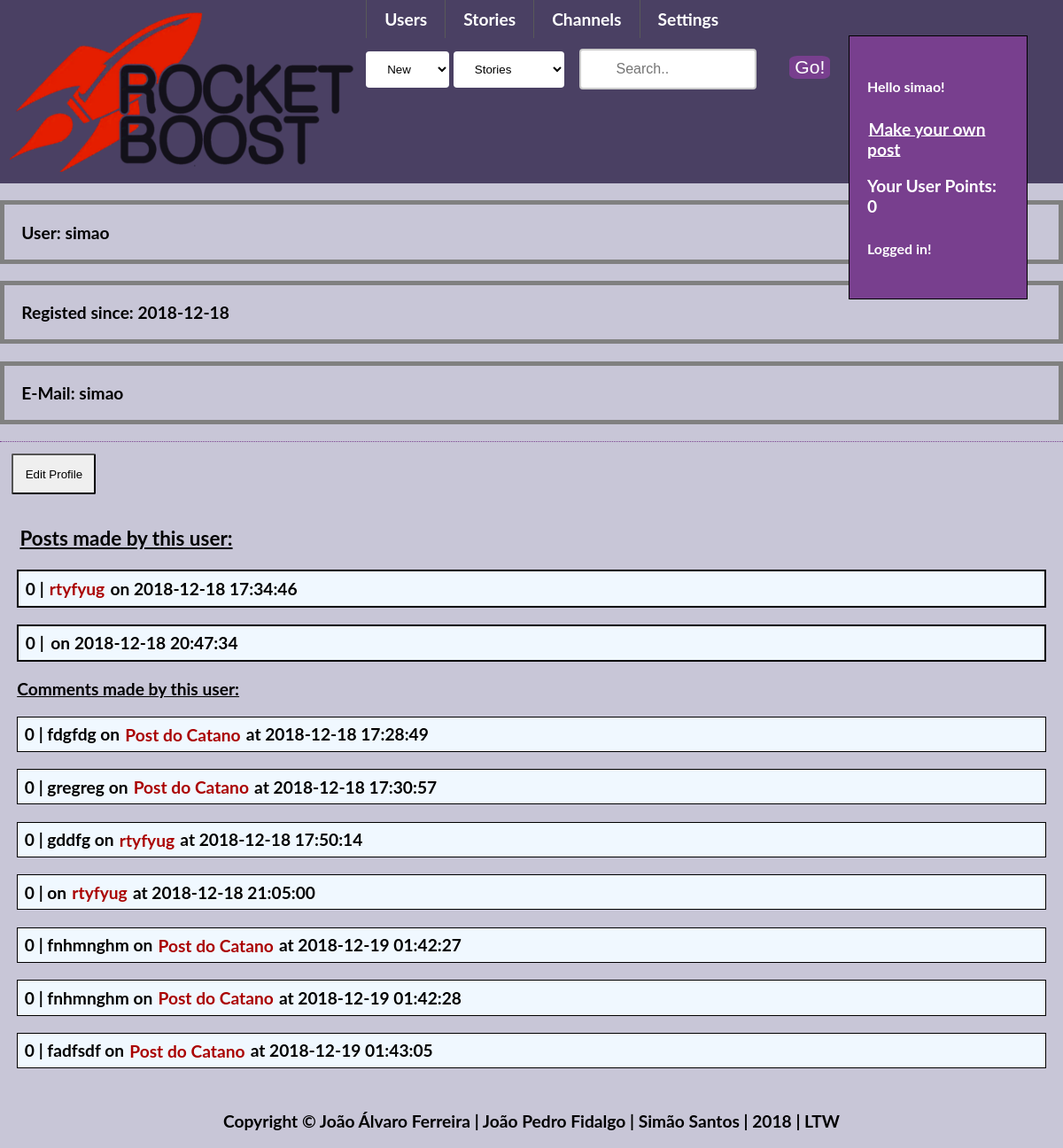
Page /pages/viewProfile.php?username=simao (signed in) on the earlier database version.
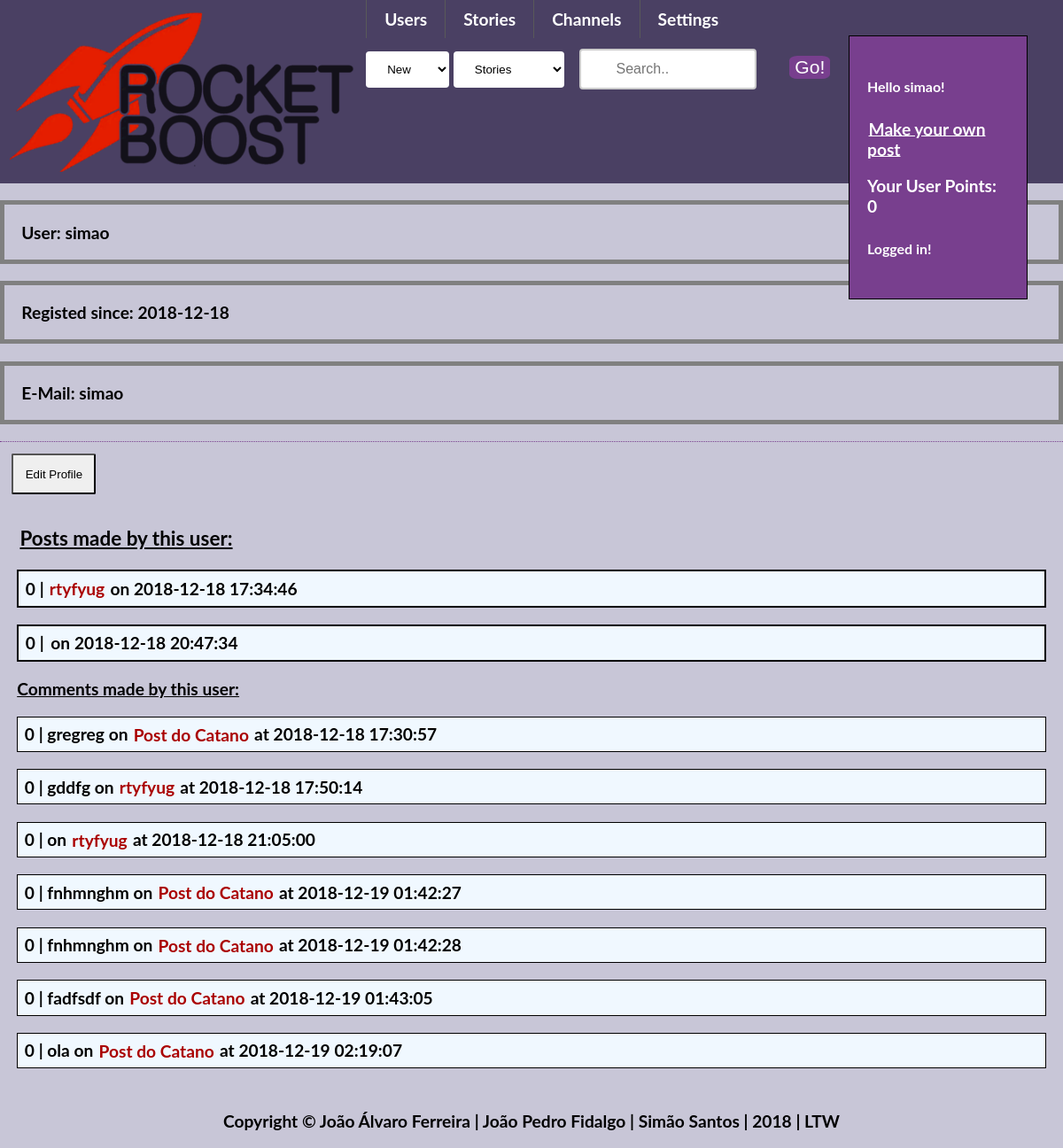
Same page on the later database version.
### tables this page shows
CREATE TABLE posts
(
    postID INTEGER UNIQUE NOT NULL PRIMARY KEY,
    title VARCHAR NOT NULL,
    content VARCHAR,
    type VARCHAR,
    dateWritten DATETIME,
    username INTEGER REFERENCES users Not NULL,
    channel VARCHAR NOT NULL
);

CREATE TABLE comments
(
    commentID INTEGER UNIQUE NOT NULL PRIMARY KEY,
    content TEXT,
    dateWritten DATETIME NOT NULL,
    postID INTEGER REFERENCES posts Not NULL,
    username INTEGER REFERENCES users Not NULL,
    fatherID INTEGER
);

### pages/viewProfile.php (called while the page is built, shortened)
<?php
include_once "../templates/default.php";
include_once "../templates/profile.php";
$username = $_GET['username'];
draw_user_info($username);
draw_user_posts($username);
draw_user_comments($username);
?>

### database/utilities.php (called while the page is built, shortened)
<?php
function getVotesPost($id){
    $db = Database::getInstance()->db();
    $stmt = $db->prepare('SELECT * FROM postvotes WHERE postID = ?');
    $stmt->execute(array($id));
    $result = $stmt->fetchAll();
    $votes = 0;
    return $votes;
}
function getVotesComment($idcomment){
    $db = Database::getInstance()->db();
    $stmt = $db->prepare('SELECT * FROM commentvotes WHERE commentID = ?');
    $stmt->execute(array($idcomment));
    $result = $stmt->fetchAll();
    $votes = 0;
    return $votes;
}
?>

### templates/profile.php (the view, shortened to what this page needs)
<?php
include_once "../templates/default.php";
function draw_user_info($username){
    $db = Database::getInstance()->db();
    $stmt = $db->prepare('SELECT * FROM users WHERE username = ?');
    $stmt->execute(array($username));
    $result = $stmt->fetch();
          ?>
    <div id="profileInfo">
        <p>User: <?php echo $result['username']; ?></p>
        <p>Registed since: <?php echo $result['dataRegistered']; ?></p>
        <p>E-Mail: <?php echo $result['email']; ?></p>
    </div>
<?php
    if(isset($_SESSION['username'])) {
    if($username == $_SESSION['username']){ ?>
        <button id="edit_button" onclick="document.getElementById('editprofile').style.display='block'">Edit Profile</button>
<?php } } ?>
<?php
}
function draw_user_posts($username){
    $db = Database::getInstance()->db();
    $stmt = $db->prepare('SELECT * FROM posts WHERE username=?');
    $stmt->execute(array($username));
    $result = $stmt->fetchAll();
    if(empty($result)){
?>
        <h3  class = "userposts">This user hasn't made any posts</h3>
<?php
    }
    else{
?>
    <div>
    <h3  class = "userposts">Posts made by this user:</h3>
<?php
    foreach ($result as $row){
    $votes = getVotesPost($row['postID']);
?>
    <div id = "userpostlist">
        <span id="votes"><?php echo $votes?></span>
        <span class="separator"> | </span>
        <a href = "../pages/viewPost.php?id=<?php echo $row['postID']?>"><?php echo $row['title']?></a>
        <span class="separator">on</span>
        <?php echo $row['dateWritten']?>
    </div>
    </div>
<?php
        }
    }
}
function draw_user_comments($username){
    $db = Database::getInstance()->db();
    $stmt = $db->prepare('SELECT * FROM comments WHERE username=?');
    $stmt->execute(array($username));
    $result = $stmt->fetchAll();
    if(empty($result)){
        ?><h4 class = "usercomments">This user hasn't made any comments</h4><?php
    }else{ ?>
    <div>
        <h4 class = "usercomments">Comments made by this user:</h4>
    <?php
    foreach ($result as $row){
        $db = Database::getInstance()->db();
    $stmt = $db->prepare('SELECT * FROM posts WHERE postID=?');
    $stmt->execute(array($row['postID']));
    $post = $stmt->fetch();
    $votes = getVotesComment($row['commentID']);
        ?>
    <div id = "usercommentlist">
        <?php echo $votes;?> | <?php echo $row['content'];?> on
        <a href = "../pages/viewPost.php?id=<?php echo $post['postID'];?>"><?php echo $post['title'];?></a> at <?php echo $row['dateWritten'];?>
        </div> </div> <?php
        }
    }
}
?>

Differences in the rows shown:
removed comments: votes "0", content "fdgfdg", postID.title "Post do Catano", dateWritten "2018-12-18 17:28:49"
added comments: votes "0", content "ola", postID.title "Post do Catano", dateWritten "2018-12-19 02:19:07"
